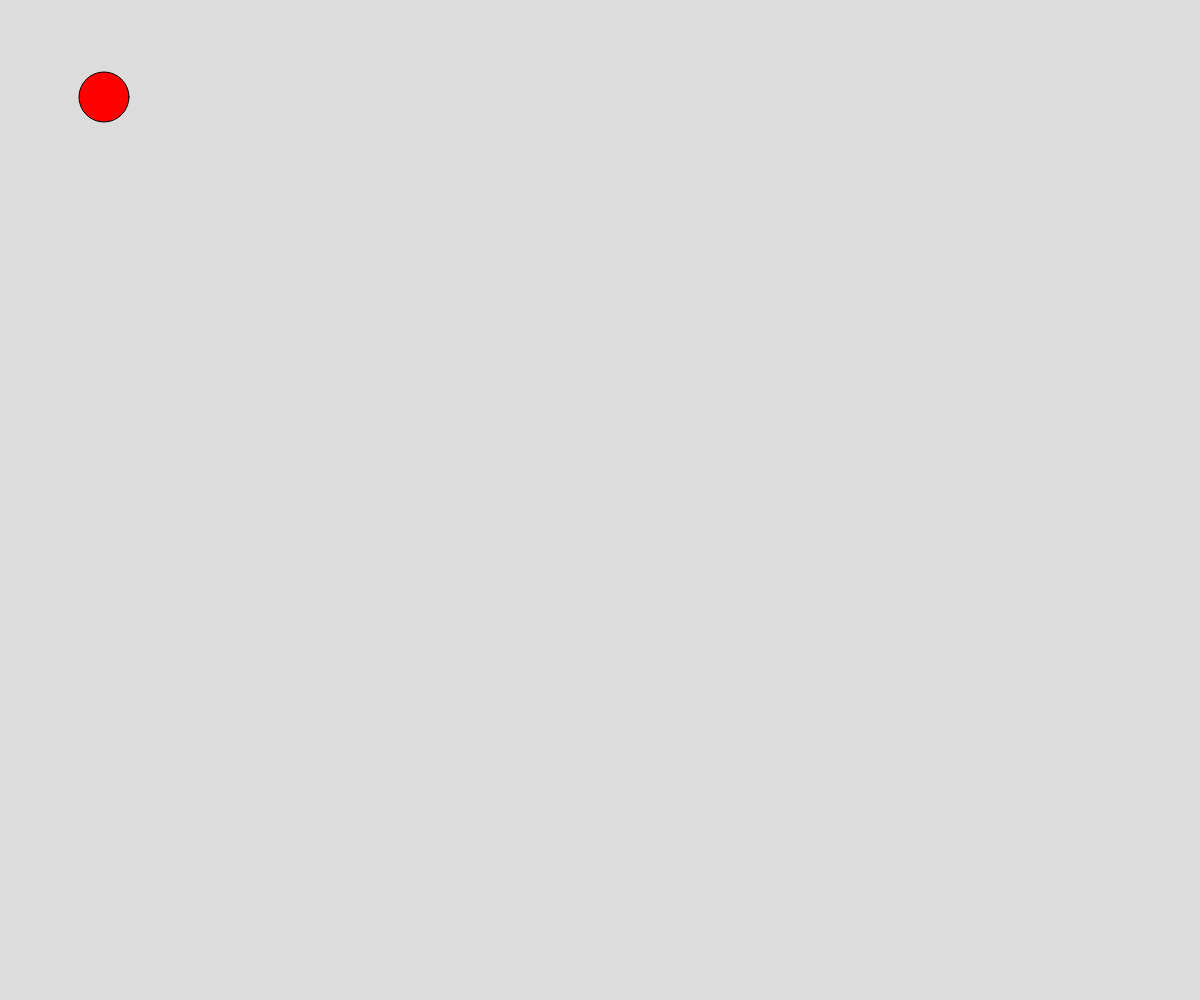
Frame 1 (no input)
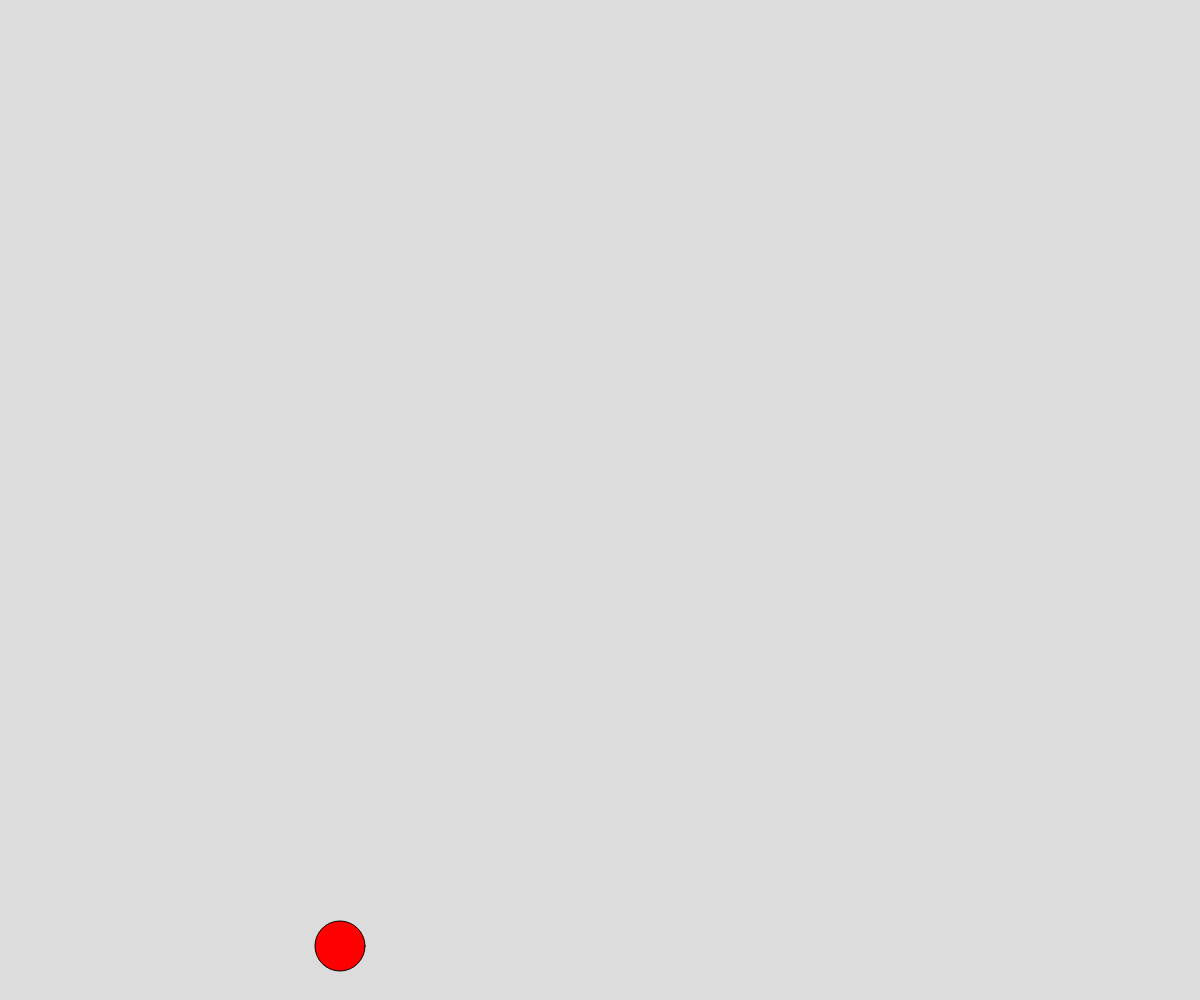
Frame 60 (no input)
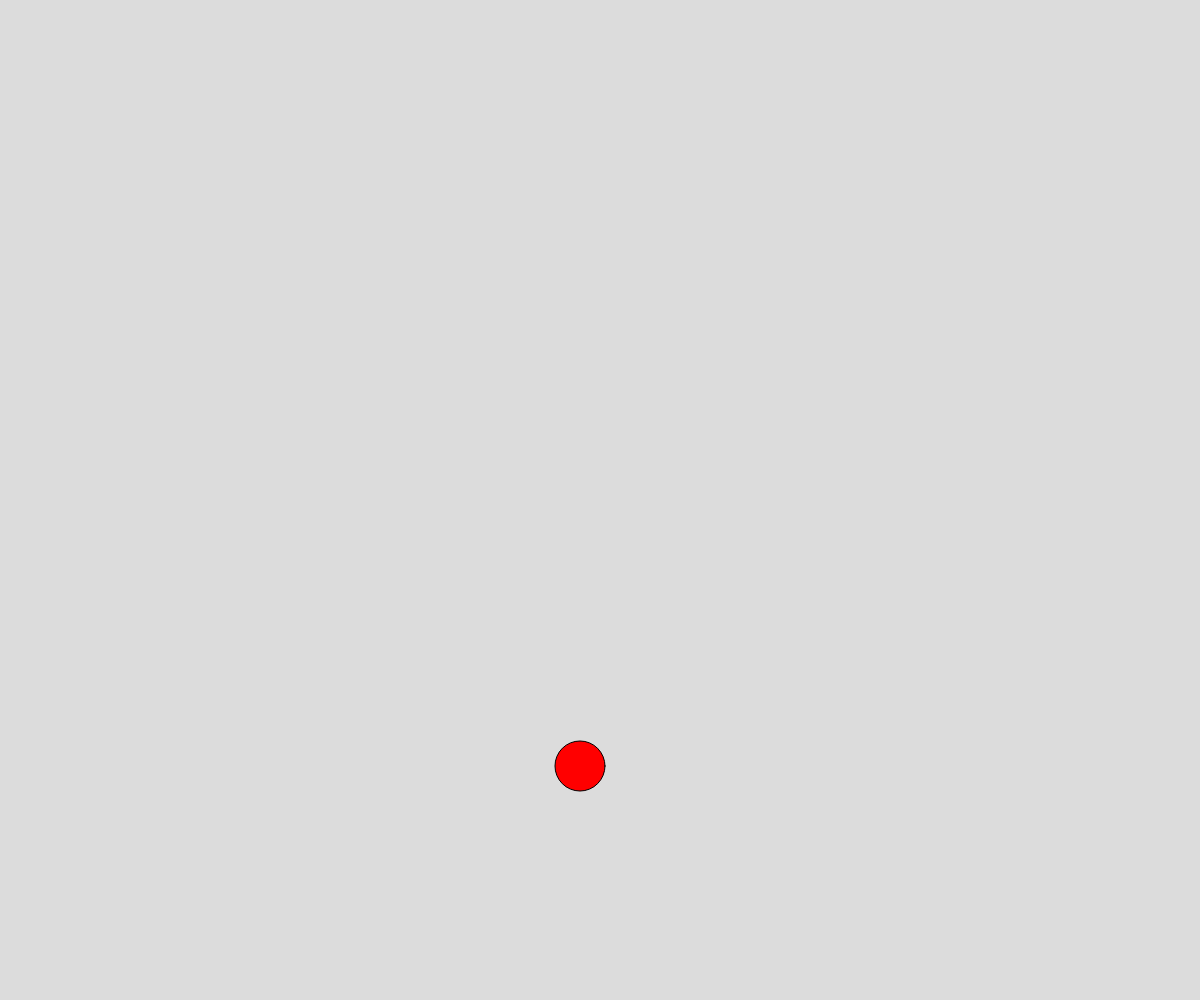
Frame 120 (the mouse pressed at the canvas centre since frame 60)

The p5.js sketch that drew these frames (run headless with seeded random() and noise() and a simulated clock; from frame 60 on, the mouse is pressed at the canvas centre):

// p5.js sketch
// ── sketch.js
// Ball Object Notation Demo
//oct 5

let theBall = {
  x: 100,
  y: 100,
  dx: 4,
  dy: -3,
  radius: 25,
  r: 255,
  g: 0,
  b: 0,
};

function setup() {
  createCanvas(windowWidth, windowHeight);
}

function draw() {
  background(220);
  moveBall()
  displayBall();
}

function displayBall() {
fill(theBall.r, theBall.g, theBall.b);
circle(theBall.x, theBall.y, theBall.radius*2);
}

function moveBall() {
  theBall.x += theBall.dx;
  theBall.y += theBall.dy;

  if (theBall.x > width) {
    theBall.x = 0 - theBall.radius;
  }

  if (theBall.y > height) {
    theBall.y = 0 - theBall.radius;
  }

  if (theBall.y < 0 - theBall.radius) {
    theBall.y = height
  }

}
